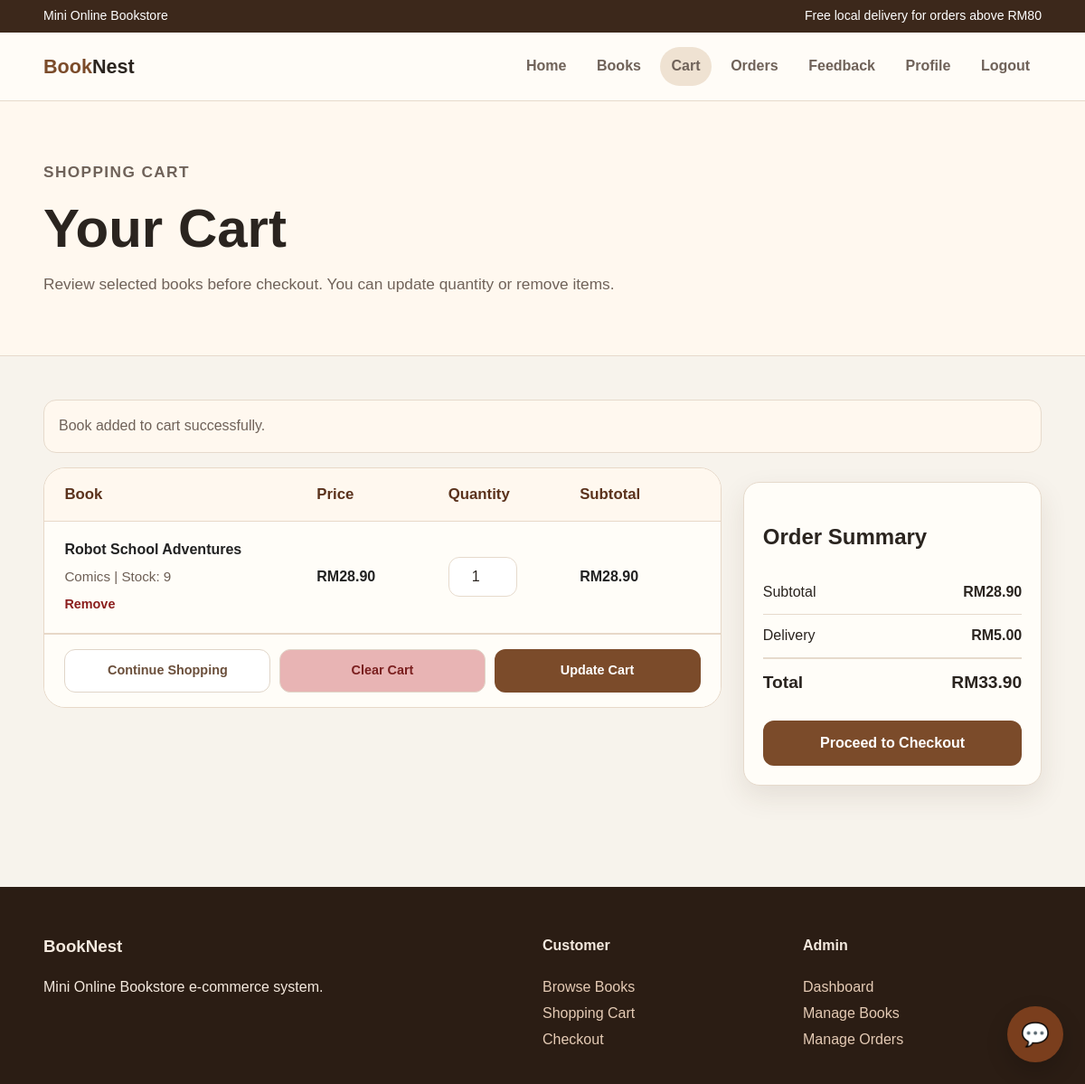
The page /orders/cart.php?add=17 (signed in) on the database its author committed.
### tables this page shows
CREATE TABLE `books` (
  `book_id` int NOT NULL AUTO_INCREMENT,
  `title` varchar(150) NOT NULL,
  `author` varchar(100) NOT NULL,
  `category` varchar(50) NOT NULL,
  `price` decimal(10,2) NOT NULL,
  `stock` int NOT NULL,
  `description` text,
  `image` varchar(255) DEFAULT NULL,
  `created_at` timestamp NOT NULL DEFAULT CURRENT_TIMESTAMP,
  PRIMARY KEY (`book_id`)
);

### orders/cart.php (the view, shortened to what this page needs)
<?php
include '../app.php';
$message = '';
if (isset($_GET['add'])) {
    $book_id = (int)$_GET['add'];
    $stmt = $conn->prepare("SELECT book_id, stock FROM books WHERE book_id = ?");
    $stmt->bind_param("i", $book_id);
    $stmt->execute();
    $book = $stmt->get_result()->fetch_assoc();
    if (!$book) {
        $error = "Book not found.";
    } elseif ((int)$book['stock'] <= 0) {
        $error = "This book is currently out of stock.";
    } else {
        $currentQty = isset($_SESSION['cart'][$book_id]) ? (int)$_SESSION['cart'][$book_id] : 0;
        if ($currentQty >= (int)$book['stock']) {
            $error = "Cannot add more than available stock.";
        } else {
            $message = "Book added to cart successfully.";
        }
    }
}
$cartItems = [];
$subtotal = 0;
if (!empty($_SESSION['cart'])) {
    $bookIds = array_keys($_SESSION['cart']);
    $placeholders = implode(',', array_fill(0, count($bookIds), '?'));
    $types = str_repeat('i', count($bookIds));
    $stmt = $conn->prepare("
        SELECT book_id, title, author, category, price, stock
        FROM books
        WHERE book_id IN ($placeholders)
    ");
    $stmt->bind_param($types, ...$bookIds);
    $stmt->execute();
    $result = $stmt->get_result();
    while ($book = $result->fetch_assoc()) {
        $book_id = (int)$book['book_id'];
        $quantity = isset($_SESSION['cart'][$book_id]) ? (int)$_SESSION['cart'][$book_id] : 0;
        $lineTotal = (float)$book['price'] * $quantity;
        $subtotal += $lineTotal;
        $cartItems[] = [
            'book' => $book,
            'quantity' => $quantity,
            'line_total' => $lineTotal
        ];
    }
}
$delivery = $subtotal >= 80 || $subtotal == 0 ? 0 : 5;
$total = $subtotal + $delivery;
?>
<!DOCTYPE html>
<html lang="en">
<head>
    <link rel="stylesheet" href="../css/style.css?v=130">
</head>
<body>
<div class="topbar">
    <div class="container">
        <span>Mini Online Bookstore</span>
        <span>Free local delivery for orders above RM80</span>
    </div>
</div>
<?php include __DIR__ . '/../includes/navigation.php'; ?>
<section class="page-title">
    <div class="container">
        <p class="eyebrow">Shopping Cart</p>
        <h1>Your Cart</h1>
        <p>Review selected books before checkout. You can update quantity or remove items.</p>
    </div>
</section>
<main class="section">
    <div class="container">
        <?php if ($message !== ''): ?>
            <div class="notice" style="margin-bottom:1rem;">
                <?php echo htmlspecialchars($message); ?>
            </div>
        <?php endif; ?>
    </div>
    <div class="container cart-layout">
        <div class="cart-panel">
            <?php if (empty($cartItems)): ?>
                <div class="notice" style="margin:1rem;">
                    Your shopping cart is empty. Please browse books and add items to cart.
                </div>
            <?php else: ?>
                <form method="POST" action="cart.php">
                    <div class="cart-header">
                        <div>Book</div>
                        <div>Price</div>
                        <div>Quantity</div>
                        <div>Subtotal</div>
                    </div>
                    <?php foreach ($cartItems as $item): ?>
                        <?php
                            $book = $item['book'];
                            $bookId = (int)$book['book_id'];
                        ?>
                        <div class="cart-row">
                            <div>
                                <div class="cart-book-title">
                                    <?php echo htmlspecialchars($book['title']); ?>
                                </div>
                                <div class="cart-book-meta">
                                    <?php echo htmlspecialchars($book['category']); ?>
                                    |
                                    Stock: <?php echo (int)$book['stock']; ?>
                                </div>
                                <a class="cart-remove-link" href="cart.php?remove=<?php echo $bookId; ?>">
                                    Remove
                                </a>
                            </div>
                            <div class="cart-price">
                                RM<?php echo number_format($book['price'], 2); ?>
                            </div>
                            <div>
                                <input
                                    class="input cart-qty-input"
                                    type="number"
                                    name="quantity[<?php echo $bookId; ?>]"
                                    value="<?php echo (int)$item['quantity']; ?>"
                                    min="1"
                                    max="<?php echo (int)$book['stock']; ?>"
                                >
                            </div>
                            <div class="cart-subtotal">
                                RM<?php echo number_format($item['line_total'], 2); ?>
                            </div>
                        </div>
                    <?php endforeach; ?>
                    <div class="cart-actions">
                        <a class="btn secondary" href="../books/books.php">
                            Continue Shopping
                        </a>
                        <a class="btn danger" href="cart.php?clear=1">
                            Clear Cart
                        </a>
                        <button class="btn" type="submit" name="update_cart">
                            Update Cart
                        </button>
                    </div>
                </form>
            <?php endif; ?>
        </div>
        <aside class="summary">
            <h2>Order Summary</h2>
            <div class="summary-row">
                <span>Subtotal</span>
                <strong>RM<?php echo number_format($subtotal, 2); ?></strong>
            </div>
            <div class="summary-row">
                <span>Delivery</span>
                <strong>RM<?php echo number_format($delivery, 2); ?></strong>
            </div>
            <div class="summary-row total">
                <span>Total</span>
                <span>RM<?php echo number_format($total, 2); ?></span>
            </div>
            <?php if (!empty($cartItems)): ?>
                <a class="btn" style="width:100%;margin-top:1rem" href="checkout.php">
                    Proceed to Checkout
                </a>
            <?php else: ?>
                <a class="btn" style="width:100%;margin-top:1rem" href="../books/books.php">
                    Browse Books
                </a>
            <?php endif; ?>
        </aside>
    </div>
</main>
<footer class="footer">
    <div class="container footer-grid">
        <div>
            <h3>BookNest</h3>
            <p>Mini Online Bookstore e-commerce system.</p>
        </div>
        <div>
            <h4>Customer</h4>
            <a href="../books/books.php">Browse Books</a>
            <a href="cart.php">Shopping Cart</a>
            <a href="checkout.php">Checkout</a>
        </div>
        <div>
            <h4>Admin</h4>
            <a href="../admin/admin-dashboard.php">Dashboard</a>
            <a href="../admin/manage-books.php">Manage Books</a>
            <a href="../admin/manage-orders.php">Manage Orders</a>
        </div>
    </div>
</footer>
</body>
</html>

### css/style.css (style rules this page uses)
:root { --bg: #f7f3ec; --paper: #fffdf8; --ink: #2a241f; --muted: #6f6259; --line: #e6dacc; --brand: #7b4b2a; --brand-dark: #5f361c; --accent: #b87945; --soft: #efe2d2; --shadow: 0 12px 30px rgba(70, 45, 25, .10); --radius: 18px; }
* { box-sizing: border-box; }
body { margin: 0; font-family: Arial, Helvetica, sans-serif; background: var(--bg); color: var(--ink); line-height: 1.55; }
a { text-decoration: none; color: inherit; }
.container { width: min(1120px, 92%); margin: auto; }
.topbar { background: #3c281b; color: #fff; padding: .45rem 0; font-size: .88rem; }
.topbar .container { display: flex; justify-content: space-between; gap: 1rem; flex-wrap: wrap; }
.btn { display: inline-flex; align-items: center; justify-content: center; border: 0; border-radius: 12px; padding: .75rem 1rem; background: var(--brand); color: #fff; font-weight: 700; cursor: pointer; height: 50px; font-size: 16px; }
.btn.secondary { background: #ffffff; color: #6b4f3b; border: 1px solid #e0d5c8; padding: 0.4rem 1rem; transition: all 0.2s ease; font-size: 16px; }
.btn.danger { background: #e8b4b4; color: #7a1f1f; border: 1px solid #e0d5c8; border-radius: 12px; padding: 0.4rem 1rem; transition: all 0.2s ease; width: 70px; }
.input { transition: 0.2s; }
.eyebrow { color: var(--accent); font-weight: 800; text-transform: uppercase; letter-spacing: .08em; font-size: .85rem; }
.hero h1, .page-title h1 { font-size: clamp(2rem, 5vw, 4rem); line-height: 1.05; margin: .5rem 0 1rem; }
.hero p, .page-title p { font-size: 1.08rem; color: var(--muted); max-width: 650px; }
.hero-card, .card, .form-card, .summary, .stat, .table-wrap { background: var(--paper); border: 1px solid var(--line); border-radius: var(--radius); box-shadow: var(--shadow); margin-top: 1rem; margin-bottom: 1rem; }
.section { padding: 3rem 0; }
.page-title { padding: 3rem 0; background: #fff8ef; border-bottom: 1px solid var(--line); }
.input, textarea { border: 1px solid var(--line); border-radius: 12px; padding: .78rem .9rem; background: #fff; font: inherit; color: var(--ink); width: 100%; }
.form-card, .summary { padding: 1.3rem; }
.info-row, .summary-row { display: flex; justify-content: space-between; gap: 1rem; border-bottom: 1px solid var(--line); padding: .7rem 0; }
.summary-row.total { border-top: 1px solid var(--line); border-bottom: 0; font-size: 1.2rem; font-weight: 900; }
.footer { background: #2b1d14; color: #f5eadf; padding: 2rem 0; margin-top: 3rem; }
.footer-grid { display: grid; grid-template-columns: 2fr 1fr 1fr; gap: 1.5rem; }
.footer a { display: block; color: #e5cbb5; margin: .25rem 0; }
.notice { background: #fff8ef; border: 1px solid var(--line); padding: 1rem; border-radius: 14px; color: var(--muted); }

### orders/cart.php (style rules this page uses)
.cart-layout { display: grid; grid-template-columns: minmax(0, 1fr) 330px; gap: 1.5rem; align-items: flex-start; }
.cart-panel { background: #fffdf8; border: 1px solid #e7d8c8; border-radius: 24px; overflow: hidden; }
.cart-header, .cart-row { display: grid; grid-template-columns: minmax(180px, 2fr) minmax(90px, 1fr) minmax(90px, 1fr) minmax(100px, 1fr); gap: 0.75rem; align-items: center; }
.cart-header { padding: 1rem 1.4rem; background: #fff8ef; border-bottom: 1px solid #e7d8c8; font-weight: 800; color: #5b321c; font-size: 1.05rem; }
.cart-row { padding: 1.2rem 1.4rem; border-bottom: 1px solid #e7d8c8; }
.cart-book-title { font-weight: 800; color: #222; margin-bottom: 0.3rem; }
.cart-book-meta { color: #6d5f55; font-size: 0.95rem; margin-bottom: 0.4rem; }
.cart-remove-link { display: inline-block; color: #8b1e1e; font-weight: 700; text-decoration: none; font-size: 0.9rem; }
.cart-price, .cart-subtotal { font-weight: 700; color: #222; }
.cart-qty-input { width: 76px; height: 44px; padding: 0.4rem; text-align: center; }
.cart-actions { display: grid; grid-template-columns: repeat(3, minmax(0, 1fr)); gap: 0.6rem; padding: 1rem 1.4rem; border-top: 1px solid #e7d8c8; background: #fffdf8; }
.cart-actions .btn { width: 100%; min-width: 0; height: 48px; display: inline-flex; align-items: center; justify-content: center; padding: 0 0.5rem; font-size: 0.9rem; font-weight: 700; text-align: center; box-sizing: border-box; white-space: normal; line-height: 1.2; }
.cart-actions button.btn { border: none; cursor: pointer; font-family: inherit; }

### rows shown on the page
books: stock "Book added to cart successfully.", title "Robot School Adventures", category "Comics", stock "9", price "28.90", quantity "1", line_total "28.90"

### other values the page prints
$subtotal "28.90"
$delivery "5.00"
$total "33.90"
